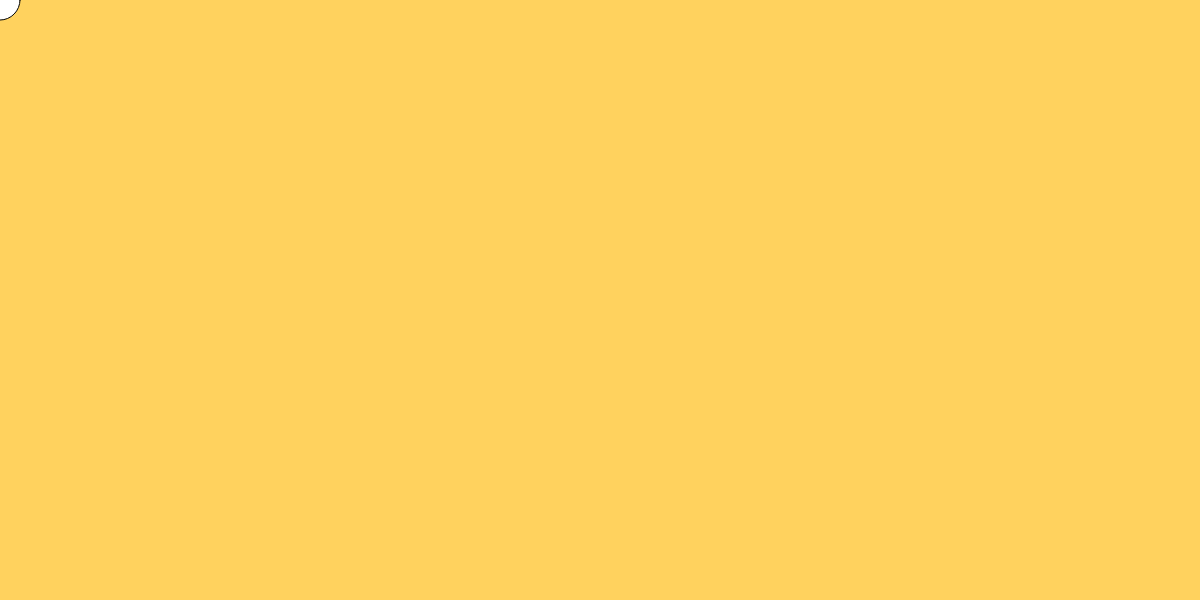
Frame 1 (no input)
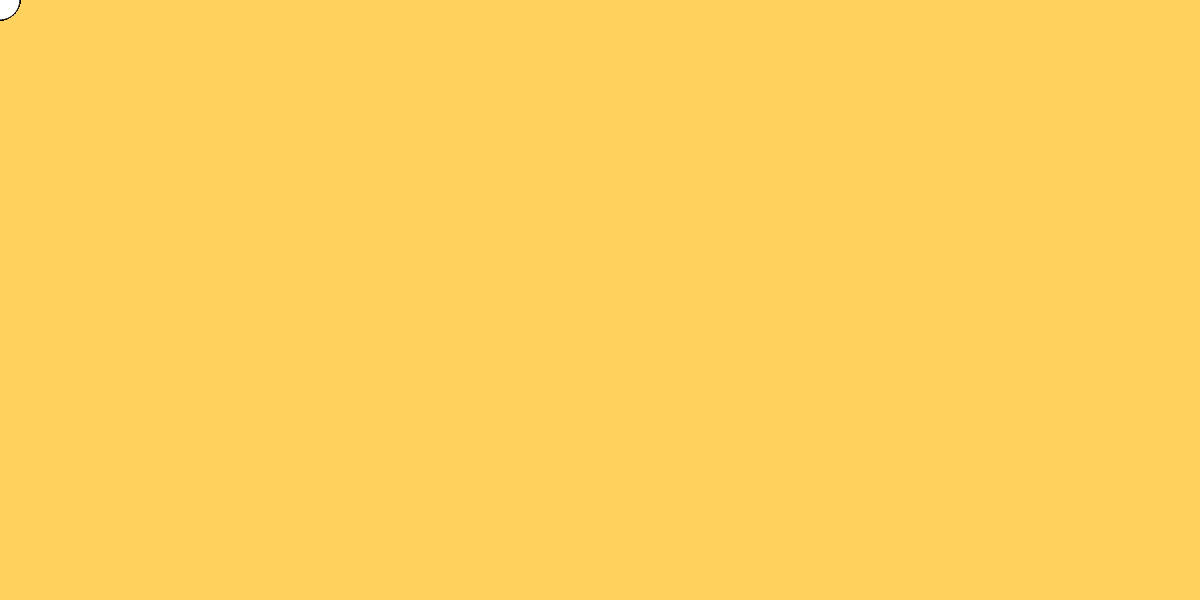
Frame 60 (no input)
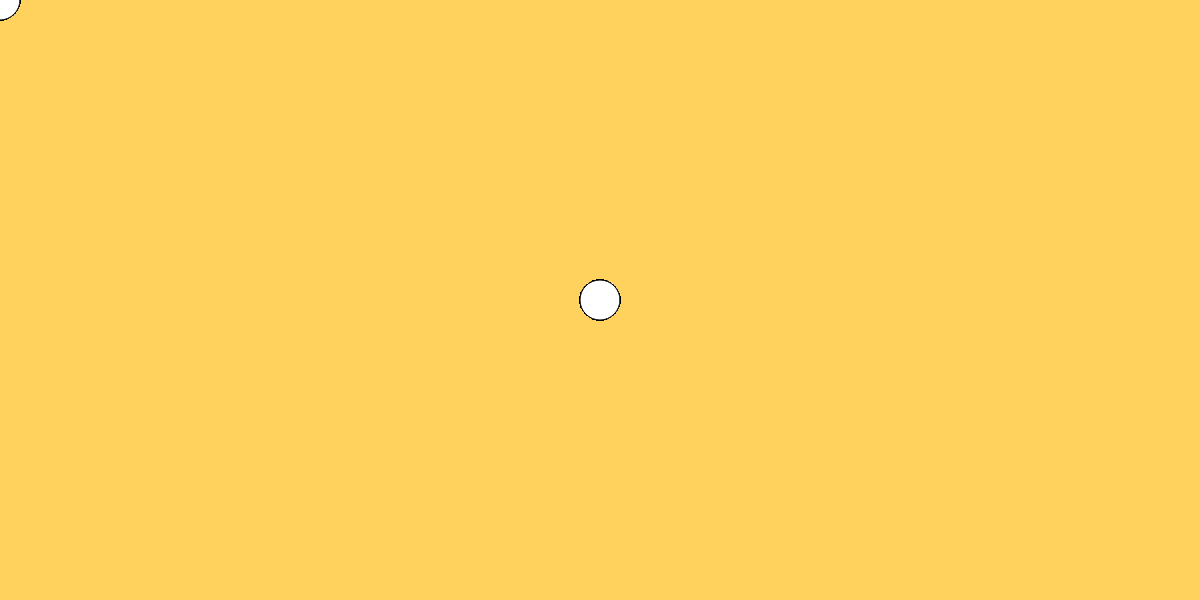
Frame 120 (the mouse pressed at the canvas centre since frame 60)

The p5.js sketch that drew these frames (run headless with seeded random() and noise() and a simulated clock; from frame 60 on, the mouse is pressed at the canvas centre):

// p5.js sketch
// ── sketch.js
function setup() {
    // createCanvas( windowWidth, windowHeight );
    createCanvas( windowWidth, 600 );
    background( 'rgb(255, 210, 94)' );
}


function draw() {
    noCursor();
    fill( 255 );
    ellipse( mouseX, mouseY, 40 );
}
